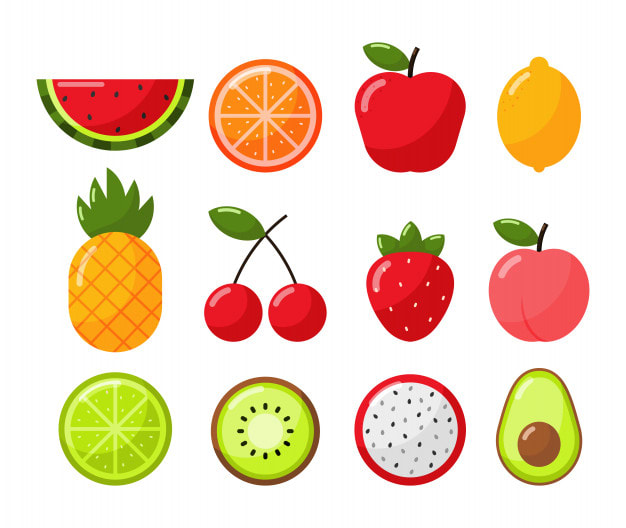
#> input picture src/Example_5/assets/fruits.jpg, 626 x 528 px
$ python -i change_rotation.py   (imports and definitions only)
#> lines starting #> are read from the running program, lines starting #| are printed output that depends on the picture
#> further down, picture is the input picture: shape (528, 626, 3); mean B, G, R 189.1, 213.6, 238.8
import cv2

def c_rotation(image):
    print("To rotate clockwise to the desired angle : 1 \n" \
    "To rotate 90 degrees counterclockwise : 2 \n" \
    "To turn upside down : 3 \n")

    try:
        choice =int(input("Your choice : "))
#> the answer given: 1
        if(choice==1):
            (h,w)=image.shape[:2] # Row, Column --> y,x  iamge is a matris
#> h = 528; w = 626
            center=(w//2, h//2) # Cartesian Coordinate System (x, y)
#> center = (313, 264)

            angle=int(input("Enter the angle : "))
#> the answer given: 3
            scale=1
            M = cv2.getRotationMatrix2D(center, angle, scale)
            image = cv2.warpAffine(image, M, (w, h))
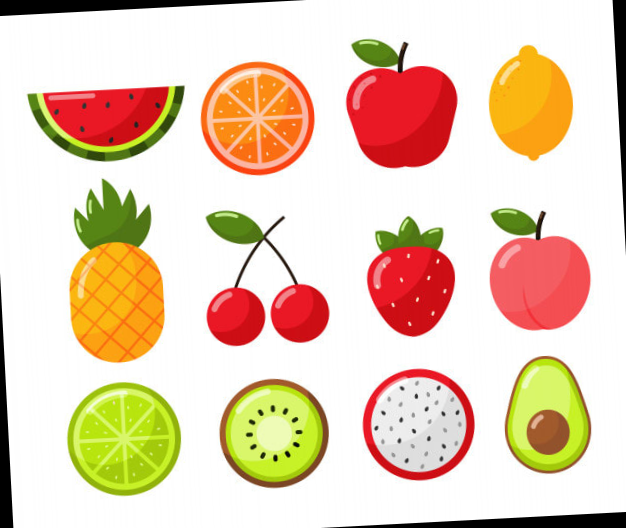
#> image: shape (528, 626, 3); mean of channels 0, 1, 2 182.7, 207.2, 232.4; drawn as B, G, R

        elif(choice==2):
            image=cv2.rotate(image,cv2.ROTATE_90_COUNTERCLOCKWISE)

        elif(choice==3):
            image=cv2.rotate(image,cv2.ROTATE_180)

        return image

    except:
            print("Wrong entry, you will be redirected to the main menu.")
            return 0


>>> import cv2
>>> picture = cv2.imread('../../Example_5/assets/fruits.jpg')
>>> result = c_rotation(picture)
